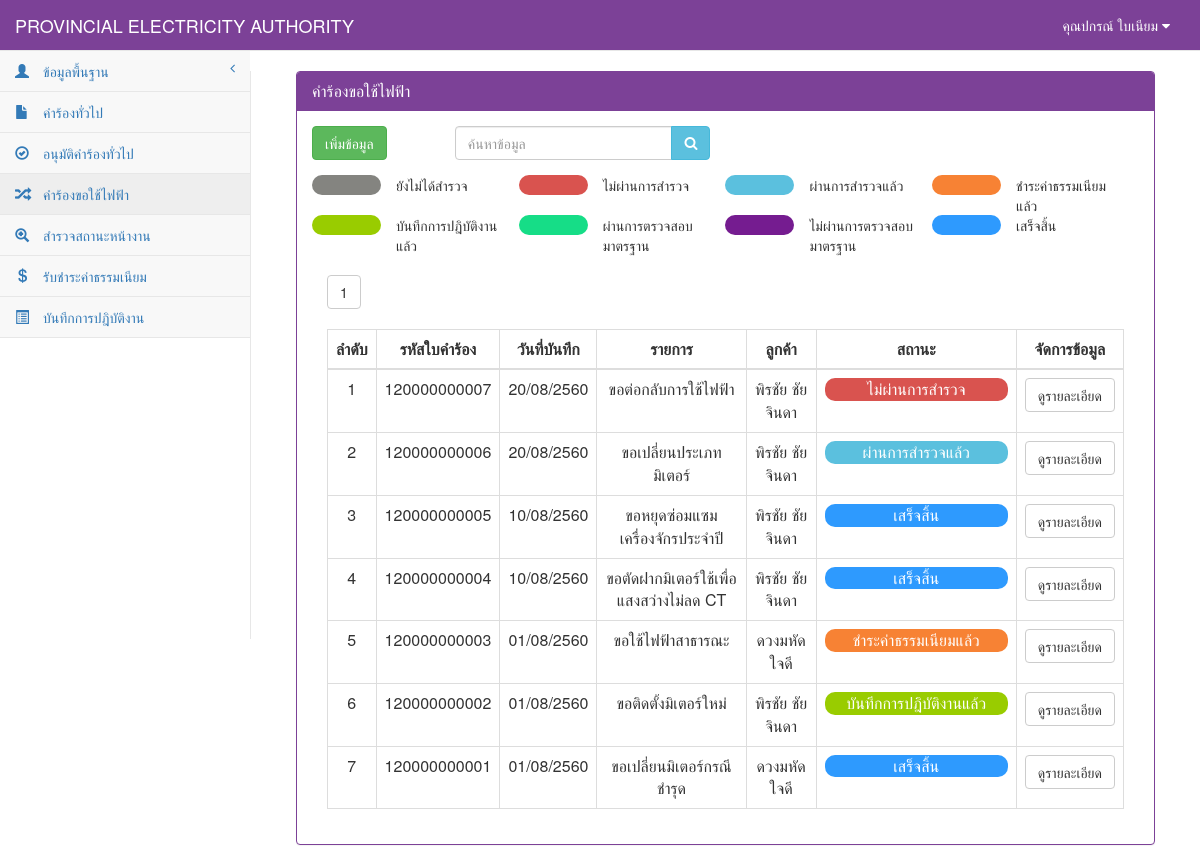
The app's page /RequestElectricity_show.php (signed in), older data.
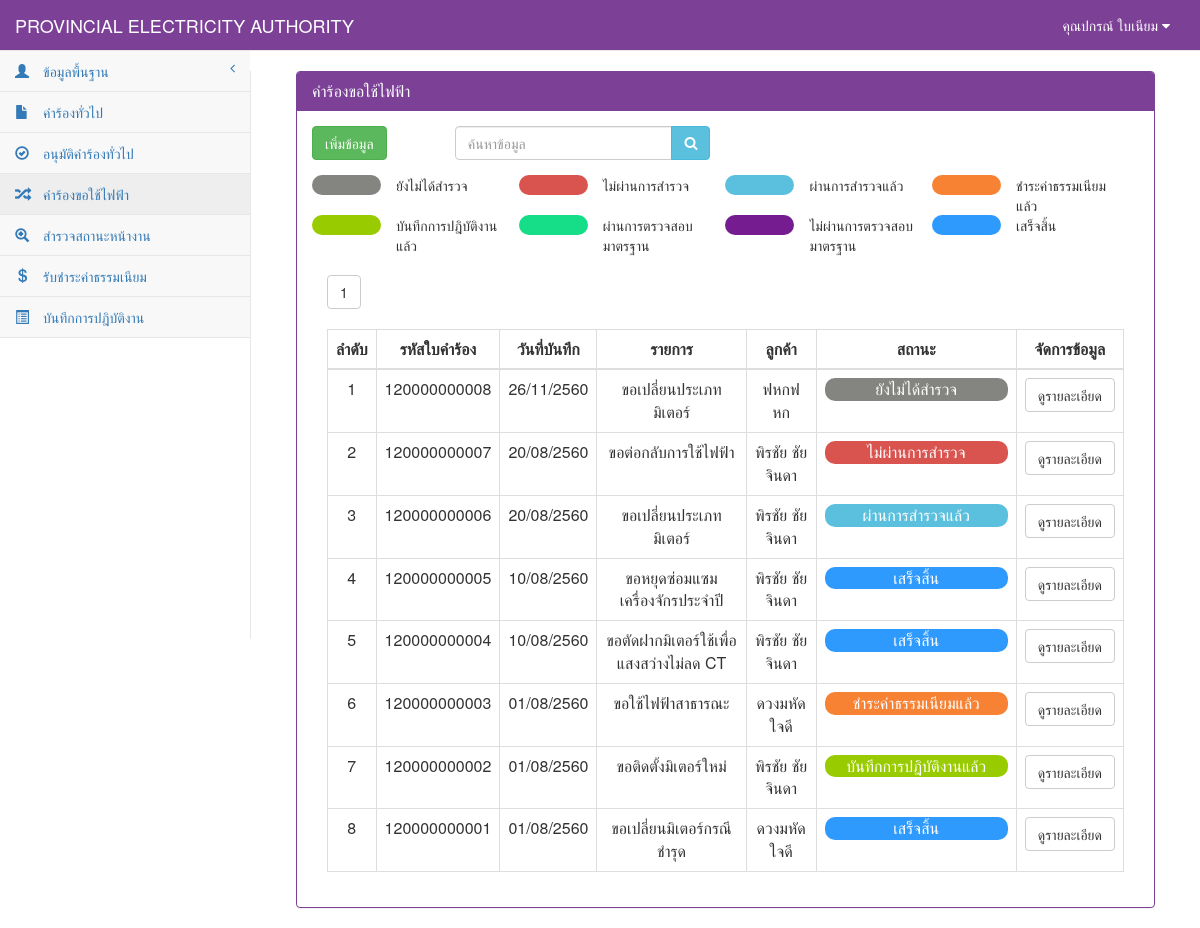
The same page, newer data.
### tables this page shows
CREATE TABLE `tb_electricity` (
  `re_id` char(12) NOT NULL,
  `re_date` date NOT NULL,
  `re_branch` varchar(50) NOT NULL,
  `user_id` char(13) NOT NULL,
  `cus_id` char(13) NOT NULL,
  `re_place_type` int(1) NOT NULL,
  `re_place_other` varchar(50) NOT NULL,
  `re_place_name` varchar(50) NOT NULL,
  `re_place_homeid` varchar(20) NOT NULL,
  `re_place_number` varchar(20) NOT NULL,
  `re_place_village` varchar(20) NOT NULL,
  `re_place_room` varchar(10) NOT NULL,
  `re_place_floor` varchar(5) NOT NULL,
  `re_place_alley` varchar(50) NOT NULL,
  `re_place_alleyway` varchar(50) NOT NULL,
  `re_place_road` varchar(50) NOT NULL,
  `re_place_villno` varchar(2) NOT NULL,
  `re_place_district` varchar(30) NOT NULL,
  `re_place_canton` varchar(30) NOT NULL,
  `re_place_province` varchar(30) NOT NULL,
  `re_place_post` varchar(10) NOT NULL,
  `re_place_tel` char(10) NOT NULL,
  `re_place_fax` char(10) NOT NULL,
  `re_place_email` varchar(30) NOT NULL,
  `re_place_service` varchar(10) NOT NULL,
  `re_contact_place` varchar(100) NOT NULL,
  `re_contact_homeid` varchar(20) NOT NULL,
  `re_contact_number` varchar(20) NOT NULL,
  `re_contact_village` varchar(20) NOT NULL,
  `re_contact_room` varchar(10) NOT NULL,
  `re_contact_floor` varchar(5) NOT NULL,
  `re_contact_alley` varchar(50) NOT NULL,
  `re_contact_alleyway` varchar(50) NOT NULL,
  `re_contact_road` varchar(50) NOT NULL,
  `re_contact_villno` varchar(2) NOT NULL,
  `re_contact_district` varchar(30) NOT NULL,
  `re_contact_canton` varchar(30) NOT NULL,
  `re_contact_province` varchar(30) NOT NULL,
  `re_contact_post` varchar(10) NOT NULL,
  `re_contact_tel` char(10) NOT NULL,
  `re_contact_fax` char(10) NOT NULL,
  `re_contact_email` varchar(30) NOT NULL,
  `re_want_type` int(2) NOT NULL,
  `re_want_other` varchar(100) NOT NULL,
  `re_detail` varchar(100) NOT NULL,
  `re_use_type` int(1) NOT NULL,
  `re_use_other` varchar(255) NOT NULL,
  `re_dateset` date NOT NULL,
  `re_keep_type` int(1) NOT NULL,
  `re_keep_name` varchar(255) NOT NULL,
  `re_keep_homeid` varchar(20) NOT NULL,
  `re_keep_number` varchar(20) NOT NULL,
  `re_keep_village` varchar(20) NOT NULL,
  `re_keep_room` varchar(20) NOT NULL,
  `re_keep_floor` varchar(5) NOT NULL,
  `re_keep_alley` varchar(50) NOT NULL,
  `re_keep_alleyway` varchar(50) NOT NULL,
  `re_keep_road` varchar(50) NOT NULL,
  `re_keep_villno` varchar(2) NOT NULL,
  `re_keep_district` varchar(30) NOT NULL,
  `re_keep_canton` varchar(30) NOT NULL,
  `re_keep_province` varchar(30) NOT NULL,
  `re_keep_post` varchar(10) NOT NULL,
  `re_keep_tel` char(10) NOT NULL,
  `re_keep_fax` char(10) NOT NULL,
  `re_keep_email` varchar(30) NOT NULL,
  `re_picture` varchar(255) NOT NULL,
  `re_status` int(1) NOT NULL,
  PRIMARY KEY  (`re_id`)
);

CREATE TABLE `tb_customer` (
  `cus_id` char(13) NOT NULL,
  `cus_first` int(2) NOT NULL,
  `cus_name` varchar(50) NOT NULL,
  `cus_type` varchar(30) NOT NULL,
  `cus_code` char(9) NOT NULL,
  `cus_tax` char(13) NOT NULL,
  `cus_homeid` varchar(20) NOT NULL,
  `cus_number` varchar(20) NOT NULL,
  `cus_village` varchar(20) NOT NULL,
  `cus_room` varchar(10) NOT NULL,
  `cus_floor` varchar(5) NOT NULL,
  `cus_alley` varchar(50) NOT NULL,
  `cus_alleyway` varchar(50) NOT NULL,
  `cus_road` varchar(50) NOT NULL,
  `cus_vilno` varchar(2) NOT NULL,
  `cus_district` varchar(30) NOT NULL,
  `cus_canton` varchar(30) NOT NULL,
  `cus_province` varchar(30) NOT NULL,
  `cus_post` varchar(10) NOT NULL,
  `cus_tel` char(10) NOT NULL,
  `cus_fax` char(10) NOT NULL,
  `cus_email` varchar(30) NOT NULL,
  PRIMARY KEY  (`cus_id`)
);

### connect_db.php (called while the page is built, shortened)
<?php
$dbname="pea";
$limit=10;
?>

### RequestElectricity_show.php (the view, shortened to what the changed rows need)
<?php
include "connect_db.php";
function Dateim($mydate){
    $d=split("-",$mydate);
    $mydate=$d[2]."/".$d[1]."/".($d[0]+543);
    return "$mydate";
}
?>
<!DOCTYPE html>
<html>
<head>
    <link href="vendor/bootstrap/css/bootstrap.css" rel="stylesheet">
    <link href="vendor/metisMenu/metisMenu.css" rel="stylesheet">
    <link href="dist/css/sb-admin-2.css" rel="stylesheet">
    <link href="vendor/font-awesome/css/font-awesome.css" rel="stylesheet" type="text/css">
</head>
<body>
    <div id="page-wrapper">
        <div class="col-sm-12 ">
            <div class="panel panel-primary">
                <div class="panel-heading">
                    <h2 class="panel-title">คำร้องขอใช้ไฟฟ้า</h2>
                </div>
            <div class="panel-body">
                <br>
            <div class="col-sm-12">
                <div class="table-responsive">
                    <?php
                        $sql_all_rows="select * from tb_electricity order by re_id";
                        $result_all_rows=mysql_db_query($dbname,$sql_all_rows);
                        $rows=mysql_num_rows($result_all_rows);
                        $total_page=ceil($rows/$limit);
                        if($_GET[start]==""){ $start="1"; }else{ $start=$_GET[start]; }
                    ?>
                    <?php
                    for($i=1;$i<=$total_page;$i++){
                            if($start==$i){
                                    echo "<a href='RequestElectricity_show.php?start=".$i."&limit=".$limit."'><button class='btn btn-default '>".$i."</button></a>&nbsp;";
                            }else{
                                    echo "<a href='RequestElectricity_show.php?start=".$i."&limit=".$limit."' c><button class='btn btn-default active'>".$i."</button></a>&nbsp;";
                            }
                    }
                    ?> <br><br>
                    <table width="100%" class="table table-bordered table-hover">
                        <thead>
                            <tr>
                                <th class=" text-center" >ลำดับ</th>
                                <th class=" text-center" >รหัสใบคำร้อง</th>
                                <th class=" text-center" >วันที่บันทึก</th>
                                <th class=" text-center" >รายการ</th>
                                <th class=" text-center" >ลูกค้า</th>
                                <th class=" text-center" style="min-width: 200">สถานะ</th>
                                <th class=" text-center">จัดการข้อมูล</th>
                            </tr>
                        </thead>
                            <tbody>
                            <?php
                                if($_GET[start]=="" || $_GET[start]=="1"){
                                        $page="0";
                                }else{
                                        $page=($_GET[start]-1)*$limit;
                                }
                                $sql="select * from tb_electricity where re_id like '%".$_POST[search]."%' order by re_id desc limit $page,$limit";
                                $result=mysql_db_query($dbname,$sql);
                                    if(mysql_num_rows($result)>0){
                                        while($array=mysql_fetch_array($result)){
                                            $page++;
                                            $sqlcus="select * from tb_customer where cus_id='".$array[cus_id]."'";
                                            $resultcus=mysql_db_query($dbname,$sqlcus);
                                            $arraycus=mysql_fetch_array($resultcus);
                                            if ($array[re_want_type] == 0) {
                                                $want = "ขอติดตั้งมิเตอร์ใหม่";
                                            } elseif ($array[re_want_type] == 1) {
                                                $want = "ขอตัดฝากมิเตอร์โดยไม่ใช้ไฟฟ้า";
                                            } elseif ($array[re_want_type] == 2) {
                                                $want = "ขอต่อกลับการใช้ไฟฟ้า";
                                            } elseif ($array[re_want_type] == 3) {
                                                $want = "ขอเพื่มขนาดมิเตอร์/อุปกรณ์ประกอบ";
                                            } elseif ($array[re_want_type] == 4) {
                                                $want = "ขอเปลี่ยนประเภทมิเตอร์";
                                            } elseif ($array[re_want_type] == 5) {
                                                $want = "ขอหยุดซ่อมแซมเครื่องจักรประจำปี";
                                            } elseif ($array[re_want_type] == 6) {
                                                $want = "ขอใช้ไฟฟ้าชั่วคราวแบบเหมาจ่าย";
                                            } elseif ($array[re_want_type] == 7) {
                                                $want = "ขอติดตั้งไฟฟ้าชั่วคราว";
                                            } elseif ($array[re_want_type] == 8) {
                                                $want = "ขอตัดฝากมิเตอร์ใช้เพื่อแสงสว่างไม่ลด CT";
                                            } elseif ($array[re_want_type] == 9) {
                                                $want = "ขอยกเลิกเลิกการใช้ไฟฟ้า";
                                            } elseif ($array[re_want_type] == 10) {
                                                $want = "ชอลดขนาดมิเตอร์/อุปกรณ์ประกอบ";
                                            } elseif ($array[re_want_type] == 11) {
                                                $want = "ขอใช้ไฟฟ้าสาธารณะ";
                                            } elseif ($array[re_want_type] == 12) {
                                                $want = "ขอตัดมิเตอร์ใช้เพื่อแสงสว่างลด CT";
                                            } elseif ($array[re_want_type] == 13) {
                                                $want = "ขอย้ายจุดติดตั้งมิเตอร์/อุปกรณ์ประกอบ";
                                            } elseif ($array[re_want_type] == 14) {
                                                $want = "ขอเปลี่ยนมิเตอร์กรณีชำรุด";
                                            } elseif ($array[re_want_type] == 15) {
                                                $want = "ขอใช้ไฟฟ้าตู้โทรศัพท์ต่อตรง";
                                            } elseif ($array[re_want_type] == 16) {
                                                $want = $array[re_place_other];
                                            }
                                            if($array[re_status]==0){
                                                $label="ยังไม่ได้สำรวจ";
                                                $status="#848480";
                                            }elseif($array[re_status]==1){
                                               $status="#5bc0de";
                                               $label="ผ่านการสำรวจแล้ว";
                                            }elseif($array[re_status]==2){
                                               $status="#F78234";
                                               $label="ชำระค่าธรรมเนียมแล้ว";
                                            }elseif($array[re_status]==3){
                                               $status="#99cc00";
                                               $label="บันทึกการปฎิบัติงานแล้ว";
                                            }elseif($array[re_status]==4){
                                               $status="#16DD87";
                                               $label="ผ่านการตรวจสอบมาตรฐาน";
                                            }elseif($array[re_status]==5){
                                               $status="#751C90";
                                               $label="ไม่ผ่านการตรวจสอบมาตรฐาน";
                                            }elseif($array[re_status]==6){
                                               $status="#2E9AFE";
                                               $label="เสร็จสิ้น";
                                            }elseif($array[re_status]==9){
                                               $status="#d9534f";
                                               $label="ไม่ผ่านการสำรวจ";
                                            }
                            ?>
                                    <tr>
                                        <td class="text-center"><?=$page?></td>
                                            <td class=" text-center"><?=$array[re_id]?></td>
                                            <td class=" text-center"><?= Dateim($array[re_date]);?></td>
                                            <td class=" text-center"><?=$want?></td>
                                            <td class="text-center"><?=$arraycus[cus_name]?></td>
                                            <td class="text-center"><div style="border-radius:10px; background-color: <?=$status?>; color: white;"><?=$label?></div></td>
                                            <td align="center">
                                                <div class="btn-group">
                                                    <a class="btn btn-default" href="RequestElectricity_detail.php?re_id=<?=$array[re_id]?>">ดูรายละเอียด</a>
                                                </div>
                                            </td>
                                    </tr>
                                    <?php
                                        }
                                            }else{
                                    ?>
                                    <tr><td colspan="7" align="center">ไม่พบข้อมูล</td></tr>
                                    <?
                                            }
                                    ?>
                            </tbody>
                    </table>
                </div>
            </div>
        </div>
        </div>
    </div>
</div>
</body>
</html>

Row changes from the older to the newer data that the page shows:
added tb_electricity: array "120000000008", array "26/11/2560", want "ขอเปลี่ยนประเภทมิเตอร์", cus.cus_name "ฟหกฟหก", label "ยังไม่ได้สำรวจ"
